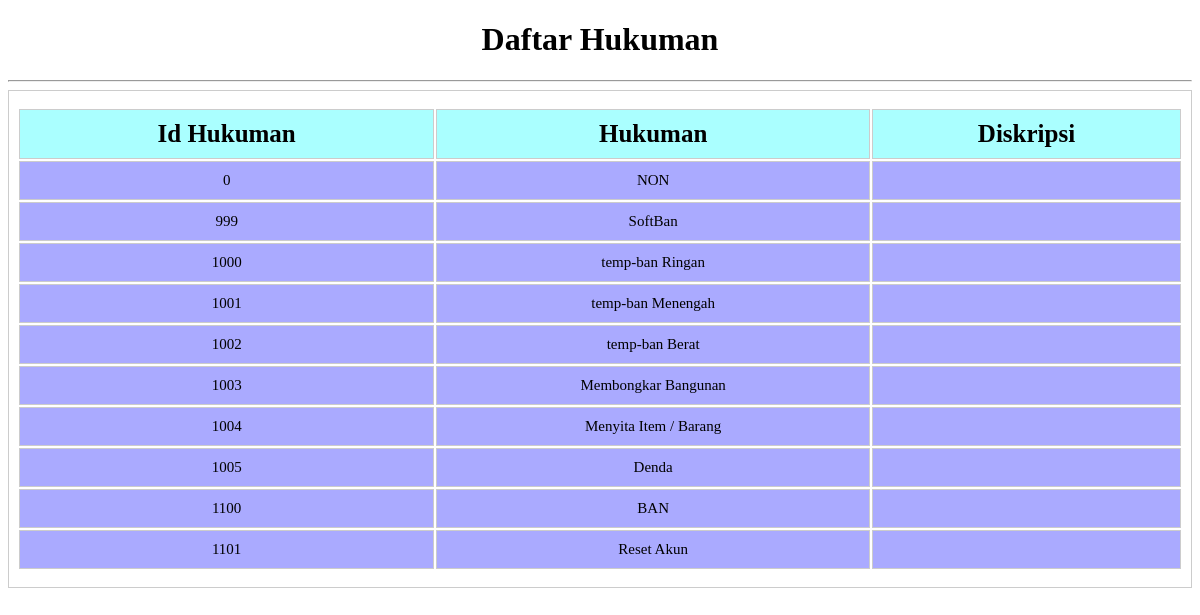
The page /php/daftar/hukuman.php on the database its author committed.
### tables this page shows
create table
    HUKUMAN (
        IDHUKUM smallint not null,
        HUKUMAN varchar(128) not null,
        DISKRIPSI_HUKUMAN varchar(128),
        primary key (IDHUKUM)
    );

### php/daftar/hukuman.php (the view, shortened to what this page needs)
<!DOCTYPE html>
<html lang="en">
<head>
</head>
<body>
    <link rel="stylesheet" href="../style/input.css" />
    <div class="table" style>
        <h1>Daftar Hukuman</h1>
        <hr>
        <table>
            <tr>
                <th>Id Hukuman</th>
                <th>Hukuman</th>
                <th>Diskripsi</th>
            </tr>
            <?php
            require("../proses/sql.php");
            $sql = "SELECT * FROM HUKUMAN";
            if ($result = mysqli_query($conn, $sql)) {
                if (mysqli_num_rows($result) > 0) {
                    while ($row = mysqli_fetch_array($result)) {
                        $lvl =  htmlspecialchars($row['IDHUKUM']);
                        $nama =  htmlspecialchars($row['HUKUMAN']);
                        $Diskripsi =  htmlspecialchars($row['DISKRIPSI_HUKUMAN']);
                        echo "<tr>";
                        echo "<td>" . $lvl . "</td>";
                        echo "<td>" . $nama . "</td>";
                        echo "<td>" . $Diskripsi . "</td>";
                        echo "</tr>";
                    }
                }
            }
            ?>
        </table>
    </div>
</body>
</html>

### php/style/input.css (style rules this page uses)
h1 { text-align: center; }

### php/daftar/hukuman.php (style rules this page uses)
table { padding: 1rem 0.5rem; width: 100%; border: 1px solid #cccccc; }
tr { margin: 8px 0; padding: 10px; border: 1px solid #cccccc; text-align: center; width: 50%; }
th { font-size: 25px; padding: 10px; background-color: #aaffff; border: 1px solid #cccccc; }
td { font-size: 15px; padding: 10px; border: 1px solid #cccccc; background-color: #aaaaff; }

### rows shown on the page
hukuman: IDHUKUM "0", HUKUMAN "NON"
hukuman: IDHUKUM "999", HUKUMAN "SoftBan"
hukuman: IDHUKUM "1000", HUKUMAN "temp-ban Ringan"
hukuman: IDHUKUM "1001", HUKUMAN "temp-ban Menengah"
hukuman: IDHUKUM "1002", HUKUMAN "temp-ban Berat"
hukuman: IDHUKUM "1003", HUKUMAN "Membongkar Bangunan"
hukuman: IDHUKUM "1004", HUKUMAN "Menyita Item / Barang"
hukuman: IDHUKUM "1005", HUKUMAN "Denda"
hukuman: IDHUKUM "1100", HUKUMAN "BAN"
hukuman: IDHUKUM "1101", HUKUMAN "Reset Akun"
